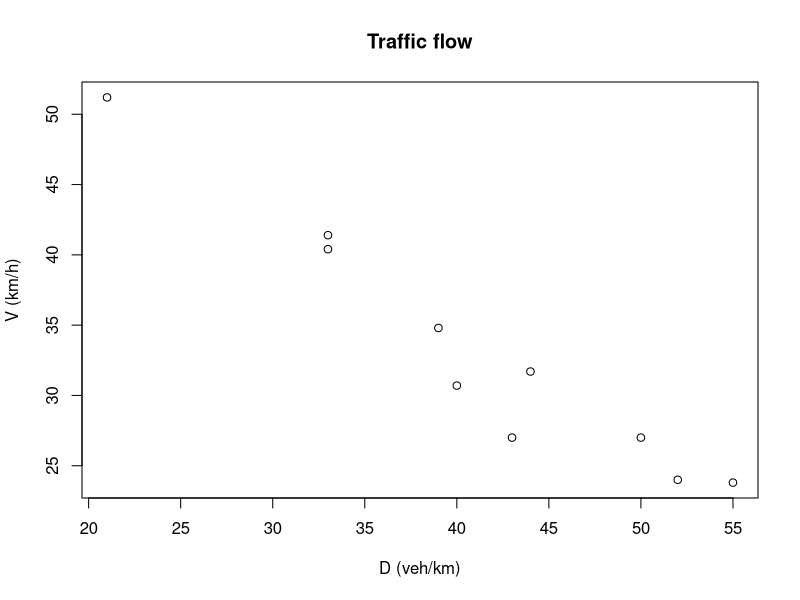
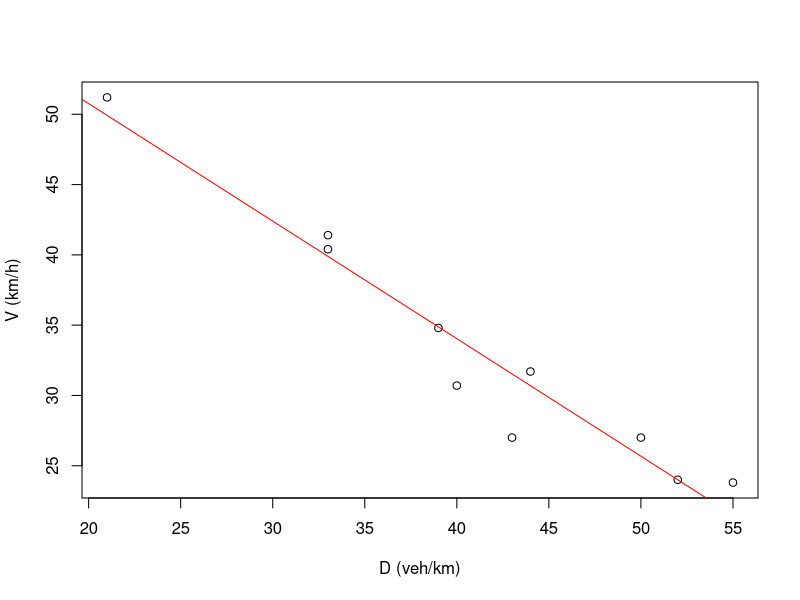

Generate these figures, in order, with R:
# ============================================================
# Unit 2 - Statistical Modelling: from "Coefficient of Determination" on
# All variances / covariances use the population formula (divide by n),
# Every function accepts optional frequencies f (default: all 1).
# ============================================================


# ===============================================================
# variables and explanations
# correlation: a measure of the degree of dependence between variables
# Regression aims to find an approximate model of the dependence between variables

# ---------- Basic building blocks ----------

# Weighted mean of x with frequencies f.
mean_f <- function(x, f = rep(1, length(x))) {
  sum(x * f) / sum(f)
}

# Variance s_n^2(X) = (sum f*x^2)/n - mean^2 (divides by n, not n-1).
var_n <- function(x, f = rep(1, length(x))) {
  sum(f * (x - mean_f(x, f))^2) / sum(f)
}

# Covariance Cov(X,Y) = m11 - mean(x)*mean(y) (divides by n).
cov_n <- function(x, y, f = rep(1, length(x))) {
  sum(f * x * y) / sum(f) - mean_f(x, f) * mean_f(y, f)
}


# ---------- MSE, R^2 and explained variance ----------

# Residual vector e_i = y_i - yest_i.
residuals_fit <- function(y, yest) {
  y - yest
}

# Sum of squared errors: SSE = sum(e_i^2).
sse <- function(y, yest, f = rep(1, length(y))) {
  sum(f * (y - yest)^2)
}

# Mean squared error: MSE = sum(e_i^2) / n.
mse <- function(y, yest, f = rep(1, length(y))) {
  sse(y, yest, f) / sum(f)
}


# Coefficient of determination: R^2 = 1 - MSE / s_n^2(Y).
# Can be negative if the model fits worse than the horizontal line y = mean(y).
r_squared <- function(y, yest, f = rep(1, length(y))) {
  1 - mse(y, yest, f) / var_n(y, f)
}

# Variance explained by the fit: Vex = R^2 * s_n^2(Y)  (so s_n^2(Y) = MSE + Vex).
variance_explained <- function(y, yest, f = rep(1, length(y))) {
  r_squared(y, yest, f) * var_n(y, f)
}

# Check of the decomposition s_n^2(Y) = MSE + Vex (should be TRUE).
check_variance_decomposition <- function(y, yest, f = rep(1, length(y))) {
  isTRUE(all.equal(var_n(y, f), mse(y, yest, f) + variance_explained(y, yest, f)))
}


# ---------- Simple linear regression ----------

# Slope b of the line Y on X: b = Cov(X,Y) / s_n^2(X).
slope_y_on_x <- function(x, y, f = rep(1, length(x))) {
  cov_n(x, y, f) / var_n(x, f)
}

# Slope b' of the line X on Y: b' = Cov(X,Y) / s_n^2(Y).
slope_x_on_y <- function(x, y, f = rep(1, length(x))) {
  cov_n(x, y, f) / var_n(y, f)
}

# Regression line Y on X: y = a + b*x with a = mean(y) - b*mean(x).
# Returns the coefficients a, b.
reg_y_on_x <- function(x, y, f = rep(1, length(x))) {
  b <- slope_y_on_x(x, y, f)
  a <- mean_f(y, f) - b * mean_f(x, f)
  c(a = a, b = b)
}

# Regression line X on Y: x = a' + b'*y with a' = mean(x) - b'*mean(y).
# Returns the coefficients a', b'.
reg_x_on_y <- function(x, y, f = rep(1, length(x))) {
  b <- slope_x_on_y(x, y, f)
  a <- mean_f(x, f) - b * mean_f(y, f)
  c(a = a, b = b)
}

# Normal equations of Y on X in matrix form: [n sum(x); sum(x) sum(x^2)] (a,b)' = (sum(y), sum(xy))'
# Solves them numerically; gives the same result as reg_y_on_x.
normal_eq_y_on_x <- function(x, y, f = rep(1, length(x))) {
  A <- matrix(c(sum(f), sum(f * x), sum(f * x), sum(f * x^2)), nrow = 2, byrow = TRUE)
  rhs <- c(sum(f * y), sum(f * x * y))
  sol <- solve(A, rhs)
  names(sol) <- c("a", "b")
  sol
}

# Normal equations of X on Y in matrix form (swap the roles of x and y).
normal_eq_x_on_y <- function(x, y, f = rep(1, length(x))) {
  normal_eq_y_on_x(y, x, f)
}

# Predicted values of the line Y on X.
predict_line <- function(coef, x) {
  coef["a"] + coef["b"] * x
}


# ---------- Linear correlation coefficient ----------

# Pearson's linear correlation coefficient: r = Cov(X,Y) / (s_n(X) * s_n(Y)).
pearson_r <- function(x, y, f = rep(1, length(x))) {
  cov_n(x, y, f) / (sqrt(var_n(x, f)) * sqrt(var_n(y, f)))
}

# r from the two slopes: r^2 = b*b', r has the sign of the covariance.
r_from_slopes <- function(b, b_prime) {
  sign(b) * sqrt(b * b_prime)
}

# Slope of Y on X from r: b = r * s_n(Y) / s_n(X).
slope_from_r <- function(r, sx, sy) {
  r * sy / sx
}

# MSE of the linear fit Y on X from r: MSE = s_n^2(Y) * (1 - r^2).
mse_linear_from_r <- function(y, r, f = rep(1, length(y))) {
  var_n(y, f) * (1 - r^2)
}

# MSE of the linear fit from the slope: MSE = s_n^2(Y) - b^2 * s_n^2(X).
mse_linear_from_b <- function(x, y, f = rep(1, length(x))) {
  b <- slope_y_on_x(x, y, f)
  var_n(y, f) - b^2 * var_n(x, f)
}

# In the linear case R^2 = r^2 (TRUE if it holds for the data).
check_r2_equals_r_squared <- function(x, y, f = rep(1, length(x))) {
  co <- reg_y_on_x(x, y, f)
  isTRUE(all.equal(r_squared(y, co["a"] + co["b"] * x, f), pearson_r(x, y, f)^2))
}

# Is the line Y on X better than X on Y?  (MSE_Y/X <= MSE_X/Y  <=>  s_n^2(Y) <= s_n^2(X))
y_on_x_is_better <- function(x, y, f = rep(1, length(x))) {
  var_n(y, f) <= var_n(x, f)
}

# Both regression lines meet at the centre of gravity (mean(x), mean(y)).
centre_of_gravity <- function(x, y, f = rep(1, length(x))) {
  c(x = mean_f(x, f), y = mean_f(y, f))
}


# ---------- Regression from the two lines (slide tasks) ----------

# Given the lines y = a + b*x and x = a' + b'*y, find the centre of gravity (intersection).
intersection_of_lines <- function(a, b, a_prime, b_prime) {
  # y = a + b*x ,  x = a' + b'*y  ->  x = a' + b'*(a + b*x)
  x <- (a_prime + b_prime * a) / (1 - b * b_prime)
  y <- a + b * x
  c(x = x, y = y)
}

# r, s_n(Y) and Cov from both regression lines and s_n(X):
# r = sign(b)*sqrt(b*b'), s_n(Y) = b*s_n(X)/r (from b = r*sy/sx), Cov = b*s_n^2(X).
stats_from_lines <- function(b, b_prime, sx) {
  r <- sign(b) * sqrt(b * b_prime)
  sy <- abs(b) * sx / abs(r)
  list(r = r, sy = sy, var_y = sy^2, cov = b * sx^2)
}

# Non-central moments m20, m02, m11 from the centre of gravity and s_n, Cov:
# m20 = s_n^2(X) + mean(x)^2, m02 = s_n^2(Y) + mean(y)^2, m11 = Cov + mean(x)*mean(y).
raw_moments_from_stats <- function(mx, my, sx, sy, cov) {
  c(m20 = sx^2 + mx^2, m02 = sy^2 + my^2, m11 = cov + mx * my)
}


# ---------- Multiple linear regression ----------

# Design matrix M with a column of ones followed by the predictors (each predictor = one column).
design_matrix <- function(...) {
  cbind(1, ...)
}

# Least squares solution of the normal equations: (M'M) A = M'Y.
# Returns the coefficients (a0, a1, ..., ak).
multi_fit <- function(M, y) {
  as.vector(solve(t(M) %*% M, t(M) %*% y))
}

# Fitted values: Yest = M * A.
multi_predict <- function(M, A) {
  as.vector(M %*% A)
}

# Residual variance, i.e. the MSE of the multiple fit: MSE = SSE / n.
multi_mse <- function(M, y, A) {
  mse(y, multi_predict(M, A))
}

# Coefficient of determination of the multiple fit: R^2 = 1 - MSE / s_n^2(Y).
multi_r2 <- function(M, y, A) {
  r_squared(y, multi_predict(M, A))
}

# Fit of a plane z = a + b*x + c*y; returns coefficients and SSE, MSE, R^2.
fit_plane <- function(x, y, z) {
  M <- design_matrix(x, y)
  A <- multi_fit(M, z)
  zest <- multi_predict(M, A)
  list(coef = setNames(A, c("a", "b", "c")),
       SSE = sse(z, zest), MSE = mse(z, zest), R2 = r_squared(z, zest))
}


# ---------- Fits with arbitrary basis functions ----------

# Fit y = sum_k c_k * g_k(x) with a list of basis functions g_k.
# Works for y = a*sin(x) + b*cos(x), the parabola y = a*x^2 + b*x + c, etc.
fit_basis <- function(x, y, basis) {
  M <- sapply(basis, function(g) rep_len(g(x), length(x)))   # constants are recycled to length(x)
  A <- multi_fit(M, y)
  yest <- as.vector(M %*% A)
  list(coef = A, yest = yest, SSE = sse(y, yest), MSE = mse(y, yest), R2 = r_squared(y, yest))
}

# Fit of the parabola y = a + b*x + c*x^2 (returns a, b, c, SSE, MSE, R^2).
fit_parabola <- function(x, y) {
  fit_basis(x, y, list(function(x) rep(1, length(x)), function(x) x, function(x) x^2))
}

# ex from the slides

# z = a + bx + cy
x <- c(0, 1, 0, -1, 0, 1, 1, 2)
y <- c(0, 1, 1,  1, 3, 2, 2, 0)
z <- c(2, 3, 4,  5, 7, 4, 5, 0)


M <- design_matrix(x, y)
M

A <- multi_fit(M,z)
A # a, b, c

zest <- multi_predict(M,A)
trunc(zest * 10000) / 10000 # predicted values for z

sse <- function(z, zest, f = rep(1, length(z))){
  sum((z-zest)^2)
}
sse(z, zest)

resz <- z- zest

var_n(resz)

multi_mse(M,z, A)

r_squared(z, zest)
# ---------- Variable transformations (linearisation) ----------
# In all of them the line is fitted in the transformed variables and the
# MSE and R^2 are computed with the ORIGINAL y and the fitted y (as in the slides).

# Exponential fit y = a*exp(b*x): fit ln(y) = A + b*x, a = exp(A).
fit_exponential <- function(x, y) {
  co <- reg_y_on_x(x, log(y))
  a <- exp(co["a"]); b <- co["b"]
  yest <- a * exp(b * x)
  list(a = unname(a), b = unname(b), yest = yest, SSE = sse(y, yest),
       MSE = mse(y, yest), R2 = r_squared(y, yest))
}

# Hyperbolic fit y = 1/(a + b*x): fit Y = 1/y = a + b*x.
fit_hyperbolic <- function(x, y) {
  co <- reg_y_on_x(x, 1 / y)
  yest <- 1 / (co["a"] + co["b"] * x)
  list(a = unname(co["a"]), b = unname(co["b"]), yest = yest, SSE = sse(y, yest),
       MSE = mse(y, yest), R2 = r_squared(y, yest))
}

# Power fit y = a*x^b: fit ln(y) = ln(a) + b*ln(x), a = exp(A).
fit_power <- function(x, y) {
  co <- reg_y_on_x(log(x), log(y))
  a <- exp(co["a"]); b <- co["b"]
  yest <- a * x^b
  list(a = unname(a), b = unname(b), yest = yest, SSE = sse(y, yest),
       MSE = mse(y, yest), R2 = r_squared(y, yest))
}

# Exponential fit in the form y = a*b^x: fit ln(y) = ln(a) + x*ln(b).
fit_exp_base <- function(x, y) {
  co <- reg_y_on_x(x, log(y))
  a <- exp(co["a"]); b <- exp(co["b"])
  yest <- a * b^x
  list(a = unname(a), b = unname(b), yest = yest, SSE = sse(y, yest),
       MSE = mse(y, yest), R2 = r_squared(y, yest))
}

# Linear fit packed in the same output format (to compare models easily).
fit_linear <- function(x, y) {
  co <- reg_y_on_x(x, y)
  yest <- co["a"] + co["b"] * x
  list(a = unname(co["a"]), b = unname(co["b"]), yest = yest, SSE = sse(y, yest),
       MSE = mse(y, yest), R2 = r_squared(y, yest))
}

# Compare models: table with SSE, MSE and R^2 of each fit; the best has the largest R^2.
compare_fits <- function(fits) {
  data.frame(model = names(fits),
             SSE = sapply(fits, function(m) m$SSE),
             MSE = sapply(fits, function(m) m$MSE),
             R2  = sapply(fits, function(m) m$R2),
             row.names = NULL)
}


# ============================================================
# Examples with the data of the slides
# ============================================================

# Exponential / hyperbolic / linear fit (pages 103-107).
x <- c(0, 1, 2, 3, 6)
y <- c(7, 5, 4, 3.5, 3)

fits <- list(exponential = fit_exponential(x, y),   # a = 5.8846, b = -0.1307, MSE = 0.3755, R2 = 0.8123
             hyperbolic  = fit_hyperbolic(x, y),    # a = 0.1690, b = +0.0306 (slide typo: sign), MSE = 0.2855, R2 = 0.8572
             linear      = fit_linear(x, y))        # SSE = 2.63
compare_fits(fits)                                  # hyperbolic is the best fit

pearson_r(x, y)                                     # r = -0.8585 (r^2 = 0.7370)

# Plane fit (page 99): z = 2.2045 - 1.0568x + 1.6591y, SSE = 0.6477, R2 = 0.9794
xp <- c(0, 1, 0, -1, 0, 1, 1, 2)
yp <- c(0, 1, 1, 1, 3, 2, 2, 0)
zp <- c(2, 3, 4, 5, 7, 4, 5, 0)
fit_plane(xp, yp, zp)

# Steel bars task (page 100): z = a + b*x + c*y
xs <- rep(c(5, 10, 15, 20), each = 4)
ys <- rep(1:4, times = 4)
zs <- c(28, 30, 48, 74, 29, 50, 57, 42, 20, 24, 31, 47, 9, 18, 22, 31)
fit_plane(xs, ys, zs)

# Sin/cos and parabola fits (page 101).
xq <- c(0, 1, 0, -1, 0, 1, 1, 2)
yq <- c(0, 1, 1, 1, 3, 2, 2, 0)
fit_basis(xq, yq, list(sin, cos))
fit_parabola(xq, yq)

# Traffic tunnel task (page 87): scatter plot and r.
D <- c(43, 55, 40, 52, 39, 33, 50, 33, 44, 21)
V <- c(27.0, 23.8, 30.7, 24.0, 34.8, 41.4, 27.0, 40.4, 31.7, 51.2)
plot(D, V, main = "Traffic flow", xlab = "D (veh/km)", ylab = "V (km/h)")
pearson_r(D, V)                                     # close to -0.968

# Lines x - 2y = 4 (X on Y: x = 4 + 2y) and 2x - 9y = 8 (Y on X: y = (2x - 8)/9).
stats_from_lines(b = 2 / 9, b_prime = 2, sx = 3)

# Lines y = x/2 + 2 and x = 2y - 4 (page 90): centre of gravity and r.
intersection_of_lines(a = 2, b = 1 / 2, a_prime = -4, b_prime = 2)


#ex

D <- c(43, 55, 40, 52, 39, 33, 50, 33, 44, 21)
V <- c(27.0, 23.8, 30.7, 24.0, 34.8, 41.4, 27.0, 40.4, 31.7, 51.2)

# 1) Scatter diagram (with the regression line of V on D)
plot(D, V, xlab = "D (veh/km)", ylab = "V (km/h)")
co <- reg_y_on_x(D, V)
abline(a = co["a"], b = co["b"], col = "red")

# 2) Choose r from {0.968, -0.968, -0.198}:
#    the points go down as D increases (inverse) and lie close to a line,
#    so the correct value is r = -0.968.

# 3) Verify by calculating r
r <- pearson_r(D, V)
r                                   # -0.9683


# Extra information from the other functions
co                                  # a = 67.485, b = -0.8362
cov_n(D, V)                         # covariance (negative -> inverse relation)
r^2                                 # 0.9376
check_r2_equals_r_squared(D, V)     # TRUE: R^2 = r^2 in the linear case
mse(V, co["a"] + co["b"] * D)       # 4.390



# ex 2 


N   <- 10
vx  <- 9          # sigma_x^2 = 9

# --- Which line is which? ---
# x - 2y = 4   ->  x = 4 + 2y        : X on Y, slope b' = 2
# 2x - 9y = 8  ->  y = (2x - 8)/9    : Y on X, slope b  = 2/9
# (the other assignment gives r^2 = 9/4 > 1, impossible)
b       <- 2 / 9
b_prime <- 2

# --- 1) r, variance of Y and covariance ---
res <- stats_from_lines(b, b_prime, sx = sqrt(vx))
res$r        # 0.6667
res$var_y    # 1
res$cov      # 2

# Centre of gravity (intersection of both lines)
G <- intersection_of_lines(a = -8 / 9, b = 2 / 9, a_prime = 4, b_prime = 2)
G            # x = 4, y = 0

# --- 2) Remove the point (2, -1) and recompute the lines ---
# Removes one point from a data set described only by its n, means, variances and covariance.
remove_point <- function(n, mx, my, vx, vy, cov, px, py) {
  m <- raw_moments_from_stats(mx, my, sqrt(vx), sqrt(vy), cov)   # m20, m02, m11
  k <- n - 1
  mx2 <- (n * mx - px) / k
  my2 <- (n * my - py) / k
  list(n = k, mx = mx2, my = my2,
       vx  = (n * m["m20"] - px^2) / k - mx2^2,
       vy  = (n * m["m02"] - py^2) / k - my2^2,
       cov = (n * m["m11"] - px * py) / k - mx2 * my2)
}

new <- remove_point(N, G["x"], G["y"], vx, res$var_y, res$cov, px = 2, py = -1)

b_new       <- new$cov / new$vx            # slope of Y on X
a_new       <- new$my - b_new * new$mx
b_prime_new <- new$cov / new$vy            # slope of X on Y
a_prime_new <- new$mx - b_prime_new * new$my
r_new       <- new$cov / sqrt(new$vx * new$vy)

c(a = a_new, b = b_new)                    # y = -0.7662 + 0.2078 x
c(a = a_prime_new, b = b_prime_new)        # x = 4 + 2 y
r_new                                      # 0.6447
